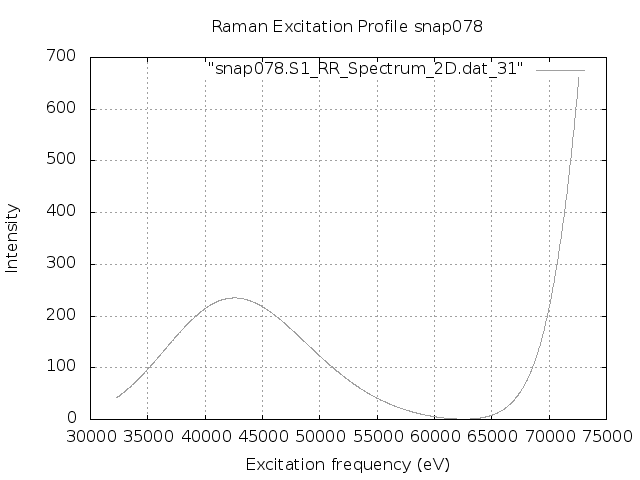

This figure's gnuplot source:
set terminal png
set output "snap078.S1.REP.png"
set xlabel 'Excitation frequency (eV)'
set ylabel 'Intensity'
set title "Raman Excitation Profile snap078"
set grid
set autoscale
plot "snap078.S1_RR_Spectrum_2D.dat_31" with lines lc "blue"
exit
